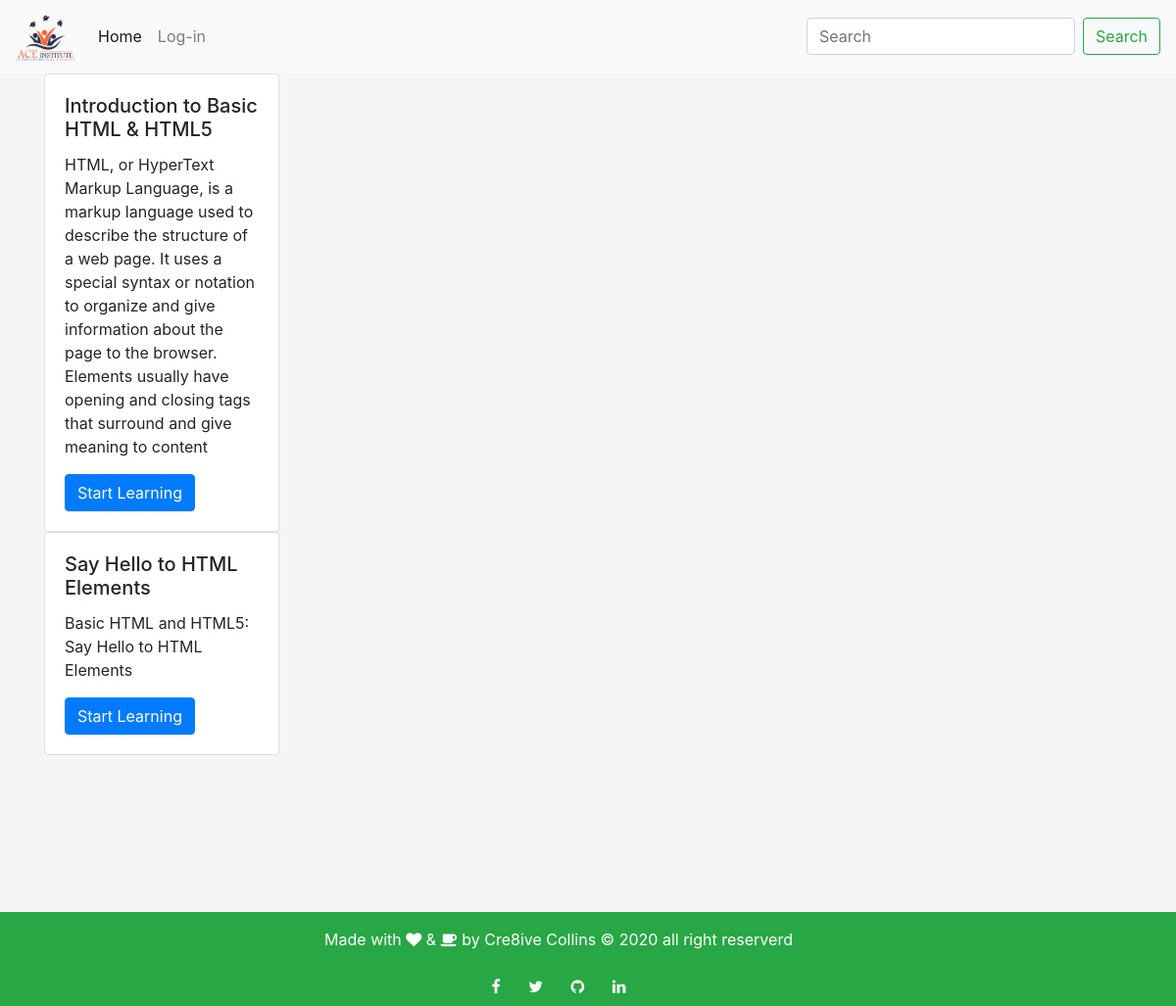
The page /studycenter/HTML/all on the database its author committed.
### package/dbmodels.py (models this page shows, shortened)
class Post(db.Model):
    id = db.Column(db.Integer, primary_key = True)
    title = db.Column(db.Text, nullable = False)
    description = db.Column(db.Text, nullable = False)
    body = db.Column(db.Text, nullable = False)
    subject = db.Column(db.Integer, db.ForeignKey('path.id'), nullable=False)
    creator = db.Column(db.Integer, db.ForeignKey('admin.id'), nullable=False)
    track = db.Column(db.Integer, db.ForeignKey('tracks.id'))
    image = db.Column(db.String)
    video = db.Column(db.String)

### package/routes.py (the view)
@app.route('/studycenter/<title>/<id>')
def studycenter(title, id = 1):
    post = Post.query.filter_by(subject = title).all()
    if id == "all":
        if post == []:
            return "ERROR"
        return render_template ('all.html', post = post)
    else:
        current_post = Post.query.get_or_404(id)
        return render_template ('studycenter.html', post = post, current_post = current_post)

### package/templates/all.html
{% extends "layout.html" %}
{% block content %}
{% for i in post %}
<div class="container">
    <div class="row">
        <div class="col">
            <div class="card" style="width: 15rem;">
                <div class="card-body">
                    <h5 class="card-title">{{ i.title }}</h5>
                    <p class="card-text">{{ i.description }}</p>
                     {% set id = i.id %}
                 <a href="{{ url_for('intro', id = id) }}" class="btn btn-primary">
                     Start Learning
                </a>
                </div>
            </div>
        </div>
    </div>
</div>
{% endfor %}
{% endblock %}

### package/templates/layout.html (shortened to what this page needs)
<!DOCTYPE html>
<html lang="en">
    <head>
      <link
    rel="stylesheet"
    href="https://cdnjs.cloudflare.com/ajax/libs/animate.css/4.0.0/animate.min.css"
  />
        <link rel="stylesheet" href="https://stackpath.bootstrapcdn.com/bootstrap/4.3.1/css/bootstrap.min.css">
        <link rel="stylesheet" href="https://cdnjs.cloudflare.com/ajax/libs/font-awesome/4.7.0/css/font-awesome.min.css">
        <link rel="stylesheet" href="{{ url_for('static', filename='css/main.css') }}">
    </head>
    <body class="">
                <nav class="navbar navbar-expand-lg navbar-light bg-light">
                  <a class="navbar-brand" href="{{ url_for('home') }}">
                    <img src="{{ url_for('static', filename='images/img1.png') }}" width="60rem" alt="">
                  </a>
                  <div class="collapse navbar-collapse" id="navbarSupportedContent">
                    <ul class="navbar-nav mr-auto">
                      <li class="nav-item active">
                        <a class="nav-link" href="{{ url_for('home') }}">Home</a>
                      </li>
                        {% if current_user.is_authenticated %}
                        <li class="nav-item">
                        <a class="nav-link" href="{{ url_for('account') }}">Account</a>
                      </li>
                         <li class="nav-item">
                          <a class="nav-link" href="{{ url_for('logout') }}">Log-out</a>
                        </li>
                        {% else %}
                        <a class="nav-link" href="{{ url_for('login') }}">Log-in</a>
                        {% endif %}
                    </ul>
                    <form class="form-inline my-2 my-lg-0">
                      <input class="form-control mr-sm-2" type="search" placeholder="Search" aria-label="Search">
                      <button class="btn btn-outline-success my-2 my-sm-0" type="submit">Search</button>
                    </form>
                  </div>
                </nav>
            {% block content %}{% endblock %}
            <div class="jumbotron ">
            </div>
            <footer class="bg-success footer">
              <div class="container d-flex justify-content-center m-0 p-0" id="text-white">
                <p class="text-center">Made with <span class="fa fa-heart"></span> & <span class="fa fa-coffee" aria-hidden="true"></span> by <a href="https://twitter.com/illegalfineboy">Cre8ive Collins</a> &copy; 2020 all right reserverd</p>
            </div>
                <div class="container d-flex justify-content-center m-0 p-0" >
                      <div class="text-white p-2" style="">
                            <a href=""><span class="fa fa-facebook"></span> </a>
                            <a href="" class="ml-4"><span class="fa fa-twitter "></span></a>
                            <a href="" class="ml-4"><span class="fa fa-github"></span></a>
                            <a href="" class="ml-4"><span class="fa fa-linkedin"></span></a>
                        </div>
                      </div>
            </footer>
    </body>
</html>

### package/static/css/main.css (style rules this page uses)
body { background-color: whitesmoke; max-width: 100%; overflow-x: hidden; }
#text-white { color: white; }
a { color: inherit; text-decoration: none; }
li { list-style: none; }
footer { padding-top: 1rem; }
.jumbotron { background-color: whitesmoke !important; }

### rows shown on the page
Post: title "Introduction to Basic HTML & HTML5", description "HTML, or HyperText Markup Language, is a markup language used to describe the structure of a web page. It uses a special syntax or notation to organize and give information about the page to the browser. Elements usually have opening and closing tags that surround and give meaning to content"
Post: title "Say Hello to HTML Elements", description "Basic HTML and HTML5: Say Hello to HTML Elements"
